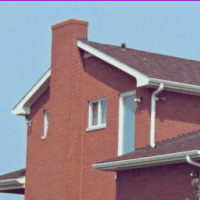
%> input picture image_processing_project/houseT.png, 200 x 200 px
$ octave zadanie3.m   (GNU Octave 9; MATLAB toolbox functions it lacks are replaced by stand-ins)
%> lines starting %> are read from the running program, lines starting %| are printed output that depends on the picture
x1=imread('houseT.png');
%> x1 is the input picture: size 200x200x3 uint8; mean R, G, B 146.7, 133, 142
n=200;
x1=im2double(x1);
%> x1: size 200x200x3 double
figure
imshow(x1);

%% Maska
% vertival lines y:
rows = 15:200;
cols = 45:85;
FLambda = x1(rows, cols, :);
area_size = size(FLambda, 1) * size(FLambda, 2);
%> area_size = 7626
percentage = 0.65;
num_lines = floor(percentage * area_size);
%> num_lines = 4956
positions = randperm(area_size, num_lines);
Lambda=FLambda;
Psi=FLambda;

% wartość zero na wybranych pozycjach dla każdego kanału
for kanal = 1:size(FLambda, 3)
    zmiana = FLambda(:,:,kanal);
    zmiana(positions) = 0;
    FLambda(:,:,kanal) = zmiana;
end
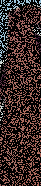
%> FLambda: size 186x41x3 double; mean R, G, B 0.225, 0.158, 0.149
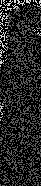
%> zmiana: size 186x41 double; min 0, max 0.89, mean 0.149
%Zapisanie y
y=x1;
y(rows, cols, :) = FLambda;
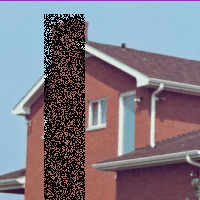
%> y: size 200x200x3 double; mean R, G, B 0.496, 0.466, 0.505

%Wyswietlanie y2 czerwonych
Lambda(:, 1:2:end, 1) = 255;  % czerwony kolor
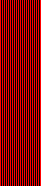
%> Lambda: size 186x41x3 double; mean R, G, B 130.9, 0.4, 0.4
Lambda(:, 1:2:end, 2) = 0;
Lambda(:, 1:2:end, 3) = 0;
y2=x1;
y2(rows, cols, :) = Lambda;
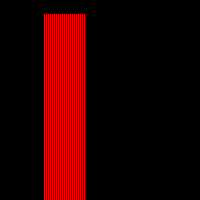
%> y2: size 200x200x3 double; mean R, G, B 25.4, 0.5, 0.5
figure
imshow(y2);
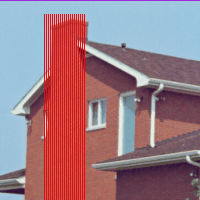
%> displayed picture: size 200x200x3, on the screen's scale of 0 to 255; mean R, G, B 155.6, 121.7, 131.4

Psi(:, 1:2:end, 1) = 0;
Psi(:, 1:2:end, 2) = 0;
Psi(:, 1:2:end, 3) = 0;
%Nadpisanie y
y=x1;
y(rows, cols, :) = Psi;
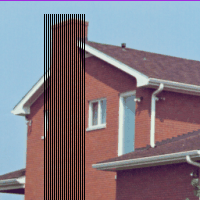
%> y: size 200x200x3 double; mean R, G, B 0.513, 0.477, 0.515
%%

gradF = @(x) cat(4, x - x(:, [end, 1:(end-1)]), x - x([end, 1:(end-1)], :));
divf = @(w) w(:, [2:end, 1], 1) - w(:, :, 1) + w([2:end, 1], :, 2) - w(:, :, 2);
NormEps = @(u) sqrt(sum(u.^2, 3));
J = @(x) sum(sum(NormEps(gradF(x))));

ProxF= @(s,sigma) max(0,1-sigma./repmat(NormEps(s),[1 1 2])).*s;
ProxFs= @(s,sigma) s - sigma*ProxF(s/sigma,1/sigma);

ProxG=@(x,tau) x+ Flambda.*(y-Flambda.*x); % wzór na projekcje (prox)

sigma=10; % wsp dla kroku dualnego
tau=0.9/(8*sigma); % wsp dla kroku prymalne

niter=100;
E=zeros(1,niter);
S=zeros(1,niter); % SNR

x=y; % inicjalizcja obrazu przez zaszumiony
xbar=y; % inicjalizcja obrazu przez zaszumiony
xold=y; % inicjalizcja obrazu przez zaszumiony
%> (the run ends here)

$ run again, with image_processing_project/cameraman.png copied over image_processing_project/houseT.png
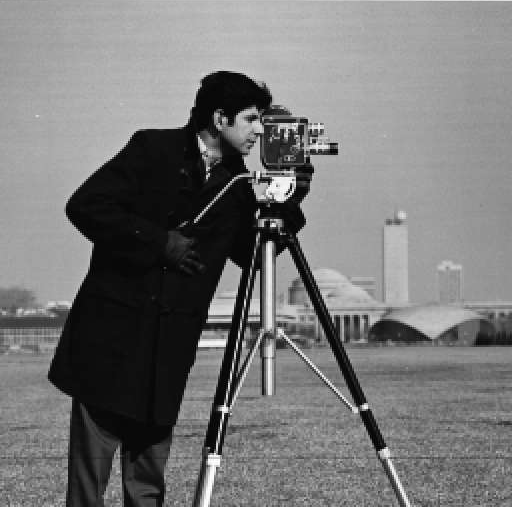
%> input picture image_processing_project/cameraman.png, 512 x 507 px
%> x1 is the input picture: size 507x512 uint8; min 0, max 255, mean 118.5
%> x1: size 507x512 double
%> after the loop `for kanal = 1:size(FLambda, 3)`:
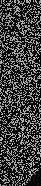
%> FLambda: size 186x41 double; min 0, max 0.788, mean 0.228
%> y: size 507x512 double; min 0, max 1, mean 0.452
%> `Lambda(:, 1:2:end, 1) = 255;`:
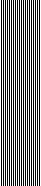
%> Lambda: size 186x41 double; min 0.0392, max 255, mean 130.9

$ run again, with image_processing_project/parrot.bmp saved as image_processing_project/houseT.png
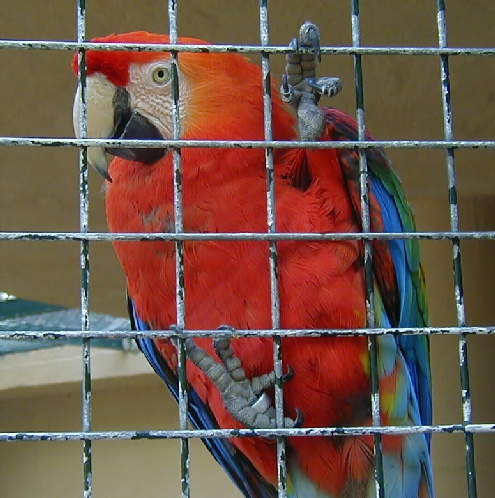
%> input picture image_processing_project/parrot.bmp, 495 x 498 px
%> x1 is the input picture: size 498x495x3 uint8; mean R, G, B 112.6, 85.2, 72.8
%> x1: size 498x495x3 double
%> y2: size 498x495x3 double; mean R, G, B 4.5, 0.3, 0.3
%> `y(rows, cols, :) = Psi;`:
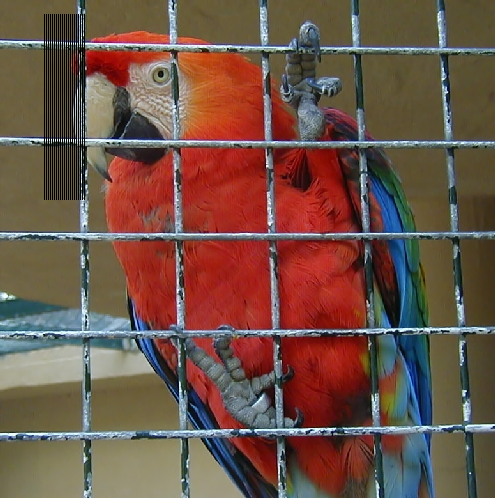
%> y: size 498x495x3 double; mean R, G, B 0.434, 0.327, 0.28
